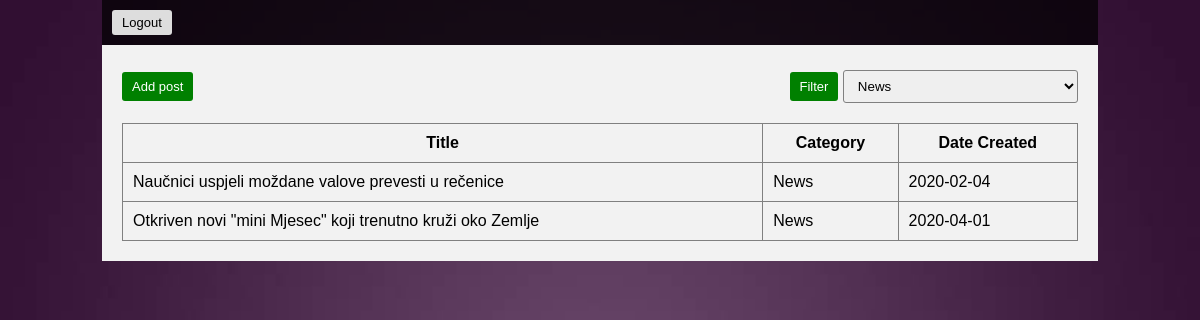
Page /dashboardUser.php?filter=1 (signed in) on the committed database.
### tables this page shows
CREATE TABLE `posts` (
  `id` int(11) NOT NULL,
  `title` varchar(255) NOT NULL,
  `category` varchar(255) NOT NULL,
  `date_created` date NOT NULL,
  `image` varchar(255) NOT NULL,
  `content` longtext NOT NULL
);

### dashboardUser.php (the view, shortened to what this page needs)
<?php
		include'include/connection.inc.php';
		if(isset($_GET['filter'])){
			$category = $_GET['filter'];
			$sql = "SELECT * FROM posts WHERE category = $category";
			$result = mysqli_query($conn, $sql);
		}else{
			$sql = "SELECT * FROM posts";
			$result= mysqli_query($conn, $sql);
		}
?>
<!DOCTYPE html>
<html>
<head>
	<link rel="stylesheet" type="text/css" href="css/style.css">
</head>
<body>
	<nav>
		<div class="logout">
			<a href="logout.php">Logout</a>
		</div>
	</nav>
	<div class="container">
		<div class="left">
			<a class="addbutton" href="add_post_user.php">Add post</a>
		</div>
		<div class="right">
			<form action="" method="get">
				<input type="submit" name="filter" class="addbutton" value="Filter">
				<select name="filter">
					<option value="1">News</option>
				</select>
			</form>
		</div>
		<table>
			<tr>
				<th>Title</th>
				<th>Category</th>
				<th>Date Created</th>
			</tr>
			<?php while($row = mysqli_fetch_assoc($result)){ ?>
			<tr>
				<td><?php echo $row["title"]; ?></td>
				<td><?php echo ($row["category"] == 1) ? 'News' : (($row["category"] == 2) ? 'Blog' : 'Other'); ?></td>
				<td><?php echo $row["date_created"]; ?></td>
			</tr>
			<?php } ?>
		</table>
	</div>
</body>
</html>

### css/style.css (style rules this page uses)
body { width: 996px; margin: auto; display: table; font-family: sans-serif; background: url(../images/bg.jpg); background-repeat: no-repeat; background-attachment: fixed; background-position: center; background-size: cover; }
.container { background-color: #F2F2F2; padding: 20px; }
form { padding: 3em 2em; background: #F2F2F2; }
input, select { padding: 12px; border-radius: 3px; border: 1px solid gray; width: 235px; }
nav { background-color: #000000b3; padding: 10px; font-size: 13px; }
nav a { display: inline-block; color: #fff; padding: 5px; text-decoration: none; }
.navigation, .logout { width: 49.7%; display: inline-block; }
.logout a { padding: 5px 10px; background-color: #ddd; border-radius: 3px; color: #000; }
table { width: 100%; }
table, th, td { border: 1px solid gray; border-collapse: collapse; }
td, th { padding: 10px; }
.addbutton { background-color: green; text-decoration: none; color: #fff; padding: 7px 10px; border-radius: 3px; border: 0px; display: inline-block; font-size: 13px; }
.left, .right { display: inline-block; width: 49.76%; }
.right { text-align: right; }
.right select { padding: 7px 10px; }
.right input { width: auto; }
.right form { padding: 5px 0px 20px 0px; }

### rows in the picture
posts: title "Naučnici uspjeli moždane valove prevesti u rečenice", category "News", date_created "2020-02-04"
posts: title "Otkriven novi \"mini Mjesec\" koji trenutno kruži oko Zemlje", category "News", date_created "2020-04-01"
